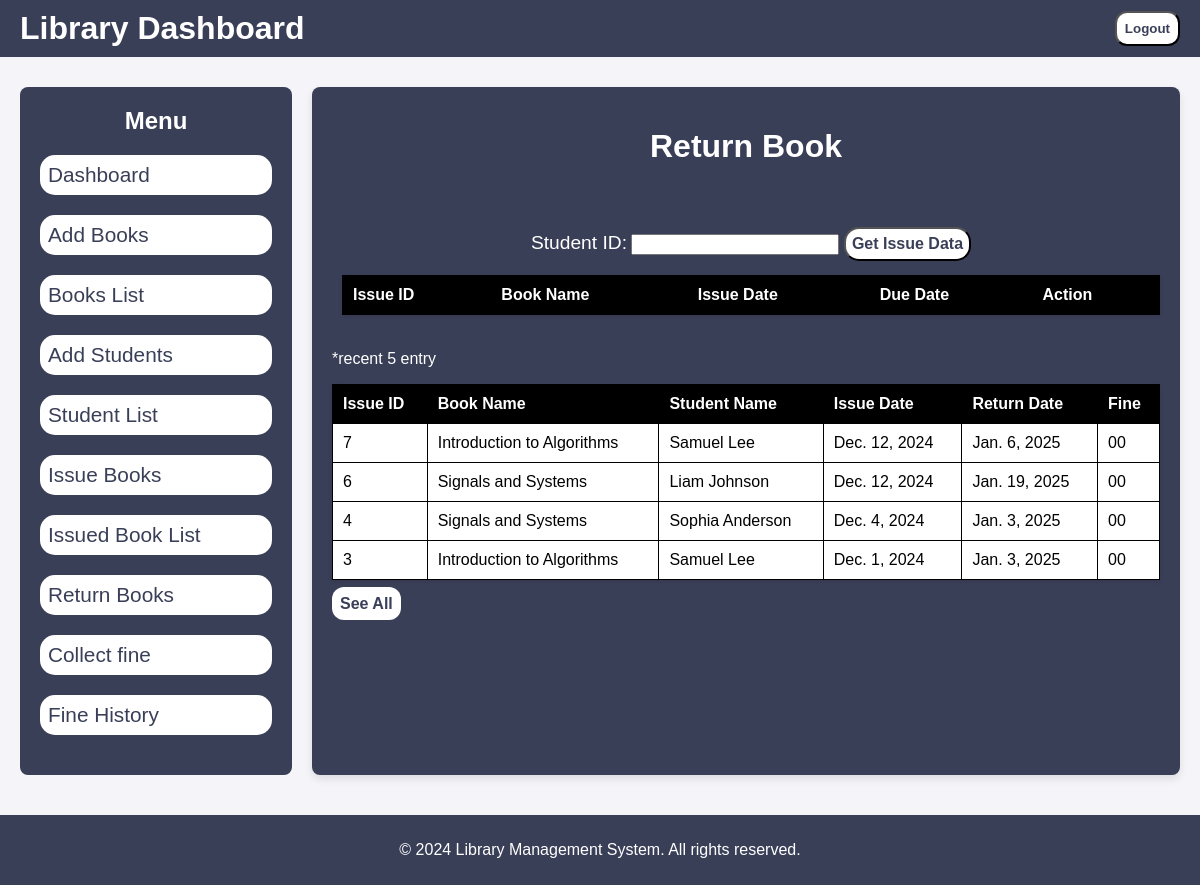
Before: /return_book with the older database file.
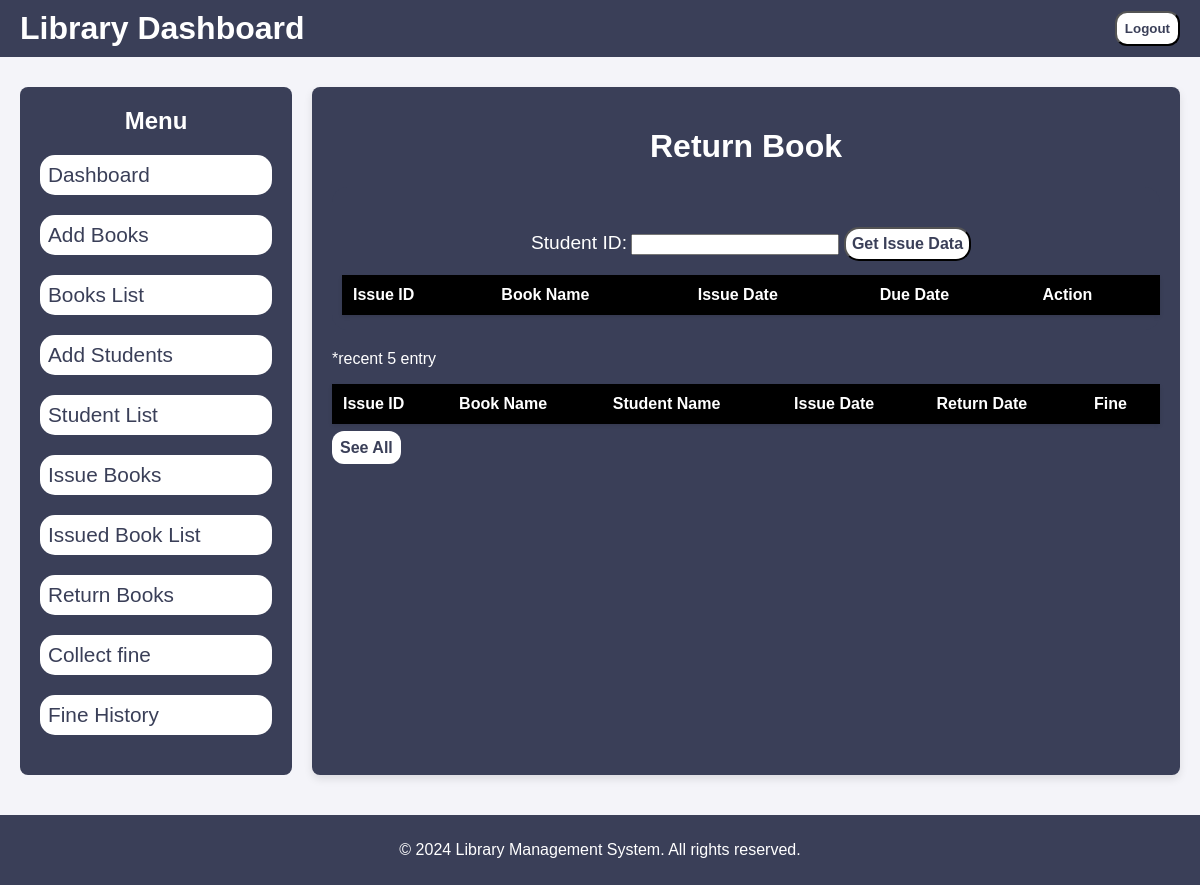
After: the same page with the newer database file.
### LibraryApp/models.py (models this page shows, shortened)
class BookIssue(models.Model):
    ISSUE_STATUS_CHOICES = [
        ('issued', 'Issued'),
        ('returned', 'Returned'),
        ('overdue', 'Overdue'),
        ('lost' , 'Lost')
    ]
    book = models.ForeignKey(Book, on_delete=models.CASCADE)
    student = models.ForeignKey(Student, on_delete=models.CASCADE)
    issue_date = models.DateField()
    due_date = models.DateField()
    return_date = models.DateField(null=True, blank=True)
    status = models.CharField(max_length=10, choices=ISSUE_STATUS_CHOICES, default='issued')
    created_at = models.DateTimeField(auto_now_add=True)
    updated_at = models.DateTimeField(auto_now=True)

class Book(models.Model):
    title = models.CharField(max_length=200)
    author = models.CharField(max_length=200)
    quantity = models.IntegerField(default=1)
    available_quantity = models.IntegerField(default=1)
    category = models.CharField(max_length=150)
    publication_year = models.IntegerField()
    created_at = models.DateTimeField(auto_now_add=True)
    updated_at = models.DateTimeField(auto_now=True)

class Student(models.Model):
    name = models.CharField(max_length=100)
    email = models.EmailField(unique=True)
    department = models.CharField(max_length=100)
    phone = models.IntegerField(max_length=15)
    created_at = models.DateTimeField(auto_now_add=True , editable=False)
    updated_at = models.DateTimeField(auto_now=True)

### LibraryApp/views.py (the view)
# urls.py: path('return_book' , views.return_book , name = 'return_book'),
def return_book(request):
    issue_data = BookIssue.objects.filter(return_date__isnull = False).order_by('-id')[:5]
    return render(request , 'return_book.html' , {'issue_data' : issue_data})

### templates/return_book.html (shortened to what this page needs)
{% extends 'base.html' %}
{% load static %}
    {% block content %}
        <div class="main-content">
            <h1> Return Book </h1>
            <div class="issue_form">
                <form method="post" id="issueForm">
                    <label for="student_id">Student ID:</label>
                    <input type="text" id="student_id" name="student_id" required>
                    <button type="submit">Get Issue Data</button>
                </form>
                <table id="data_table">
                    <thead>
                        <tr>
                            <th>Issue ID</th>
                            <th>Book Name</th>
                            <th>Issue Date</th>
                            <th>Due Date</th>
                            <th>Action</th>
                        </tr>
                    </thead>
                </table>
            </div>
            <div class="table-container">
                <p style="color: white;"> *recent 5 entry</p>
                <table>
                    <thead>
                        <tr>
                            <th>Issue ID</th>
                            <th>Book Name</th>
                            <th>Student Name</th>
                            <th>Issue Date</th>
                            <th>Return Date</th>
                            <th>Fine</th>
                        </tr>
                    </thead>
                    <tbody>
                        {% for data in issue_data %}
                        <tr>
                            <td>{{data.id}}</td>
                            <td>{{data.book.title}}</td>
                            <td>{{data.student.name}}</td>
                            <td>{{data.issue_date}}</td>
                            <td>{{data.return_date}}</td>
                            <td>00</td>
                        </tr>
                        {% endfor %}
                    </tbody>
                </table>
                <a class="btn" href="{% url 'return_table' %}">See All</a>
            </div>
        </div>
{% endblock %}

Changed rows visible on the page:
removed BookIssue: id "7", book "Introduction to Algorithms", student.name "Samuel Lee", issue_date "Dec. 12, 2024", return_date "Jan. 6, 2025"
removed BookIssue: id "6", book "Signals and Systems", student.name "Liam Johnson", issue_date "Dec. 12, 2024", return_date "Jan. 19, 2025"
removed BookIssue: id "4", book "Signals and Systems", student.name "Sophia Anderson", issue_date "Dec. 4, 2024", return_date "Jan. 3, 2025"
removed BookIssue: id "3", book "Introduction to Algorithms", student.name "Samuel Lee", issue_date "Dec. 1, 2024", return_date "Jan. 3, 2025"
